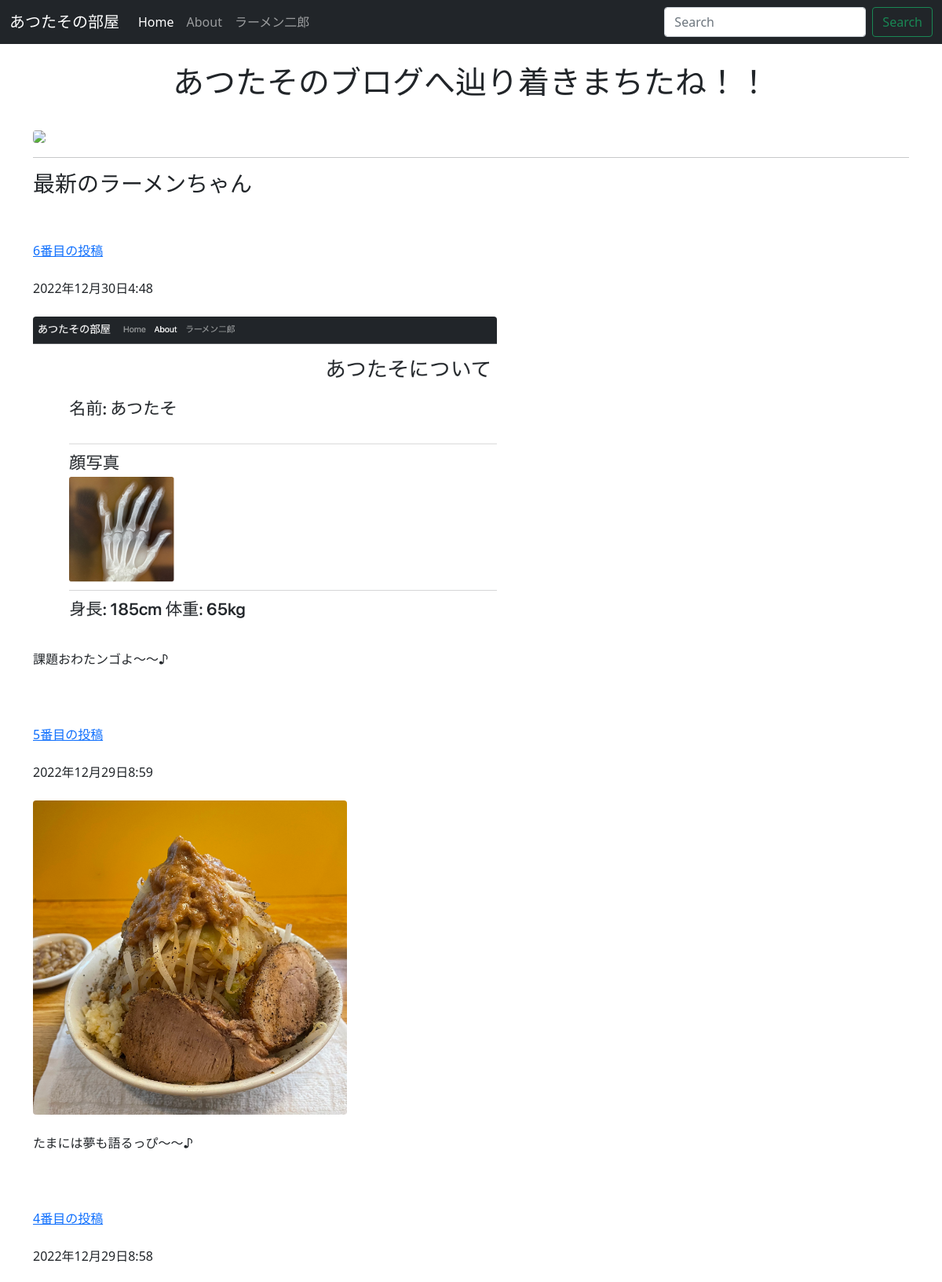
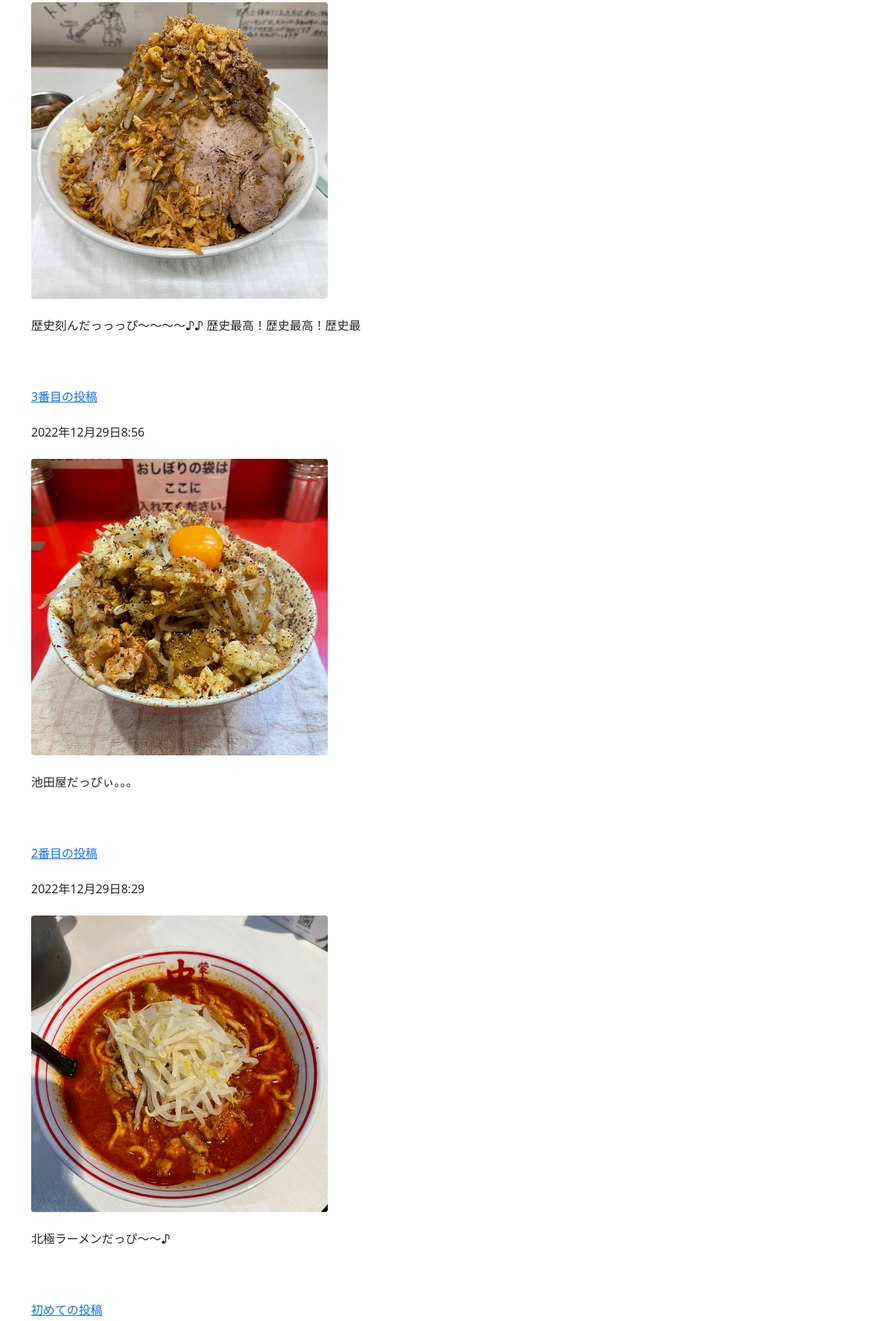
/posts/ (upper part), run on the app's committed database (2 pictures, top to bottom).
### posts/models.py (models this page shows, shortened)
class Post(models.Model):
    title=models.CharField(max_length=100)
    published=models.DateTimeField()
    image=models.ImageField(upload_to='media/')
    body=models.TextField()
    def summary(self):
        return self.body[:30]

### posts/views.py (the view)
# urls.py: path('', views.index, name='index'),
def index(request):
    posts=Post.objects.order_by('-published')
    return render(request, 'posts/index.html', {'posts':posts})

### posts/templates/posts/index.html (shortened to what this page needs)
<!DOCTYPE html>
<html lang="ja-jp">
<head>
    <link href="https://cdn.jsdelivr.net/npm/bootstrap@5.0.2/dist/css/bootstrap.min.css" rel="stylesheet"
>
</head>
<body>
    <nav class="navbar navbar-expand-lg navbar-dark bg-dark">
        <div class="container-fluid">
            <a class="navbar-brand" href="#">あつたその部屋</a>
            <div class="collapse navbar-collapse" id="navbarSupportedContent">
                <ul class="navbar-nav me-auto mb-2 mb-lg-0">
                    <li class="nav-item">
                        <a class="nav-link active" aria-current="page" href="#">Home</a>
                    </li>
                    <li class="nav-item">
                        <a class="nav-link" href="{% url 'about' %}">About</a>
                    </li>
                    <li class="nav-item">
                        <a class="nav-link"
                            href="https://ja.wikipedia.org/wiki/%E3%83%A9%E3%83%BC%E3%83%A1%E3%83%B3%E4%BA%8C%E9%83%8E">ラーメン二郎</a>
                    </li>
                </ul>
                <form class="d-flex">
                    <input class="form-control me-2" type="search" placeholder="Search" aria-label="Search">
                    <button class="btn btn-outline-success" type="submit">Search</button>
                </form>
            </div>
        </div>
    </nav>
    <div class="container">
        <br />
        <h1 class="text-center">あつたそのブログへ辿り着きまちたね！！</h1>
        <br />
        {% load static %}
        <img src="{% static 'posts/IMG_3025.jpeg' %}" class="img-fluid rounded" style="max-height: 400px;" />
        <br />
        <hr>
        <h3>最新のラーメンちゃん</h3>
        <br /><br />
        {% for post in posts.all %}
        <a href="{% url 'post_detail' post.id %}">{{post.title}}</a>
        <br /><br />
        {{post.published}}
        <br /><br />
        <img src="{{post.image.url}}" class="img-fluid rounded" style="max-height: 400px;" />
        <br /><br />
        {{post.summary}}
        <br /><br /><br /><br />
        {% endfor %}
    </div>
</body>
</html>

### data on the page
Post: title "6番目の投稿", published "2022年12月30日4:48", image (picture), summary "課題おわたンゴよ〜〜♪"
Post: title "5番目の投稿", published "2022年12月29日8:59", image (picture), summary "たまには夢も語るっぴ〜〜♪"
Post: title "4番目の投稿", published "2022年12月29日8:58", image (picture), summary "歴史刻んだっっっぴ〜〜〜〜♪♪ 歴史最高！歴史最高！歴史最"
Post: title "3番目の投稿", published "2022年12月29日8:56", image (picture), summary "池田屋だっぴぃ。。。"
Post: title "2番目の投稿", published "2022年12月29日8:29", image (picture), summary "北極ラーメンだっぴ〜〜♪"
Post: title "初めての投稿"
